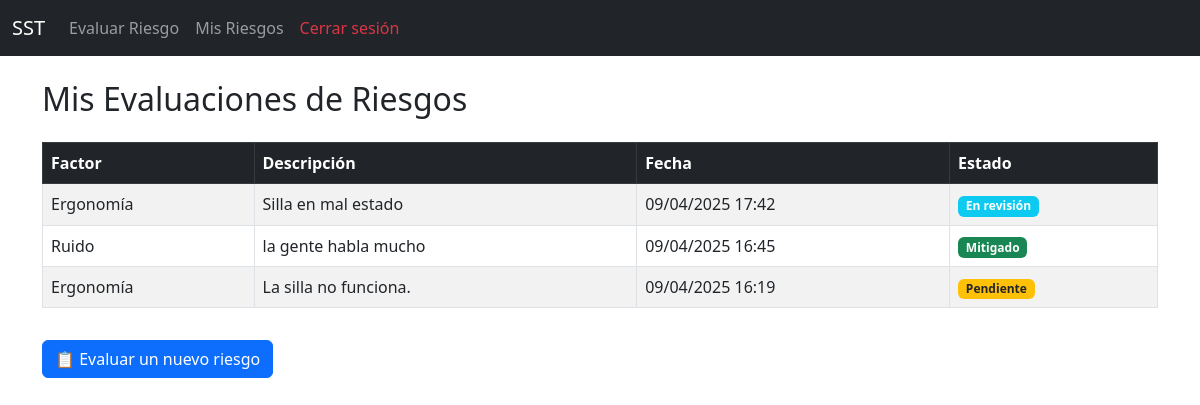
The page /riesgos/mis/ (signed in) on the database its author committed.
### risks/models.py (models this page shows, shortened)
class RiskEvaluation(models.Model):
    FACTORES = [
        ('iluminacion', 'Iluminación'),
        ('ergonomia', 'Ergonomía'),
        ('pausas', 'Pausas activas'),
        ('ruido', 'Ruido'),
        ('otros', 'Otros'),
    ]
    ESTADOS = [
        ('pendiente', 'Pendiente'),
        ('revision', 'En revisión'),
        ('mitigado', 'Mitigado'),
    ]
    usuario = models.ForeignKey(settings.AUTH_USER_MODEL, on_delete=models.CASCADE)
    factor = models.CharField(max_length=50, choices=FACTORES)
    descripcion = models.TextField()
    fecha = models.DateTimeField(auto_now_add=True)
    estado = models.CharField(max_length=20, choices=ESTADOS, default='pendiente')
    imagen = models.ImageField(upload_to='riesgos/', blank=True, null=True)  # ✅ Imagen opcional

### risks/views.py (the view)
@login_required
def mis_riesgos(request):
    riesgos = RiskEvaluation.objects.filter(usuario=request.user).order_by('-fecha')
    return render(request, 'risks/mis_riesgos.html', {'riesgos': riesgos})

### templates/risks/mis_riesgos.html (shortened to what this page needs)
{% extends 'base.html' %}
{% block content %}
<h2 class="mb-4">Mis Evaluaciones de Riesgos</h2>
{% if riesgos %}
<div class="table-responsive">
    <table class="table table-striped table-bordered align-middle">
        <thead class="table-dark">
            <tr>
                <th>Factor</th>
                <th>Descripción</th>
                <th>Fecha</th>
                <th>Estado</th>
            </tr>
        </thead>
        <tbody>
            {% for riesgo in riesgos %}
            <tr>
                <td>{{ riesgo.get_factor_display }}</td>
                <td>{{ riesgo.descripcion }}</td>
                <td>{{ riesgo.fecha|date:"d/m/Y H:i" }}</td>
                <td>
                    <span class="badge
                        {% if riesgo.estado == 'pendiente' %} bg-warning text-dark
                        {% elif riesgo.estado == 'revision' %} bg-info
                        {% elif riesgo.estado == 'mitigado' %} bg-success
                        {% endif %}">
                        {{ riesgo.get_estado_display }}
                    </span>
                </td>
            </tr>
            {% endfor %}
        </tbody>
    </table>
</div>
{% else %}
    <div class="alert alert-info">
        Aún no has reportado ningún riesgo.
    </div>
{% endif %}
<a href="{% url 'evaluar_riesgo' %}" class="btn btn-primary mt-3">📋 Evaluar un nuevo riesgo</a>
{% endblock %}

### rows shown on the page
RiskEvaluation: factor "Ergonomía", descripcion "Silla en mal estado", fecha "09/04/2025 17:42", estado "En revisión"
RiskEvaluation: factor "Ruido", descripcion "la gente habla mucho", fecha "09/04/2025 16:45", estado "Mitigado"
RiskEvaluation: factor "Ergonomía", descripcion "La silla no funciona.", fecha "09/04/2025 16:19", estado "Pendiente"
